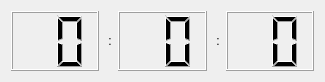
<?xml version="1.0" encoding="UTF-8"?>
<ui version="4.0">
 <class>ClockWidget</class>
 <widget class="QWidget" name="ClockWidget">
  <property name="geometry">
   <rect>
    <x>0</x>
    <y>0</y>
    <width>325</width>
    <height>82</height>
   </rect>
  </property>
  <property name="windowTitle">
   <string>时钟显示器</string>
  </property>
  <layout class="QGridLayout" name="gridLayout">
   <item row="0" column="0">
    <widget class="QLCDNumber" name="lcdHour">
     <property name="sizePolicy">
      <sizepolicy hsizetype="Minimum" vsizetype="Minimum">
       <horstretch>1</horstretch>
       <verstretch>0</verstretch>
      </sizepolicy>
     </property>
     <property name="digitCount">
      <number>2</number>
     </property>
    </widget>
   </item>
   <item row="0" column="1">
    <widget class="QLabel" name="label">
     <property name="text">
      <string> :</string>
     </property>
    </widget>
   </item>
   <item row="0" column="2">
    <widget class="QLCDNumber" name="lcdMinute">
     <property name="sizePolicy">
      <sizepolicy hsizetype="Minimum" vsizetype="Minimum">
       <horstretch>1</horstretch>
       <verstretch>0</verstretch>
      </sizepolicy>
     </property>
     <property name="digitCount">
      <number>2</number>
     </property>
    </widget>
   </item>
   <item row="0" column="3">
    <widget class="QLabel" name="label_2">
     <property name="text">
      <string> :</string>
     </property>
    </widget>
   </item>
   <item row="0" column="4">
    <widget class="QLCDNumber" name="lcdSecond">
     <property name="sizePolicy">
      <sizepolicy hsizetype="Minimum" vsizetype="Minimum">
       <horstretch>1</horstretch>
       <verstretch>0</verstretch>
      </sizepolicy>
     </property>
     <property name="digitCount">
      <number>2</number>
     </property>
    </widget>
   </item>
  </layout>
 </widget>
 <resources/>
 <connections/>
</ui>
